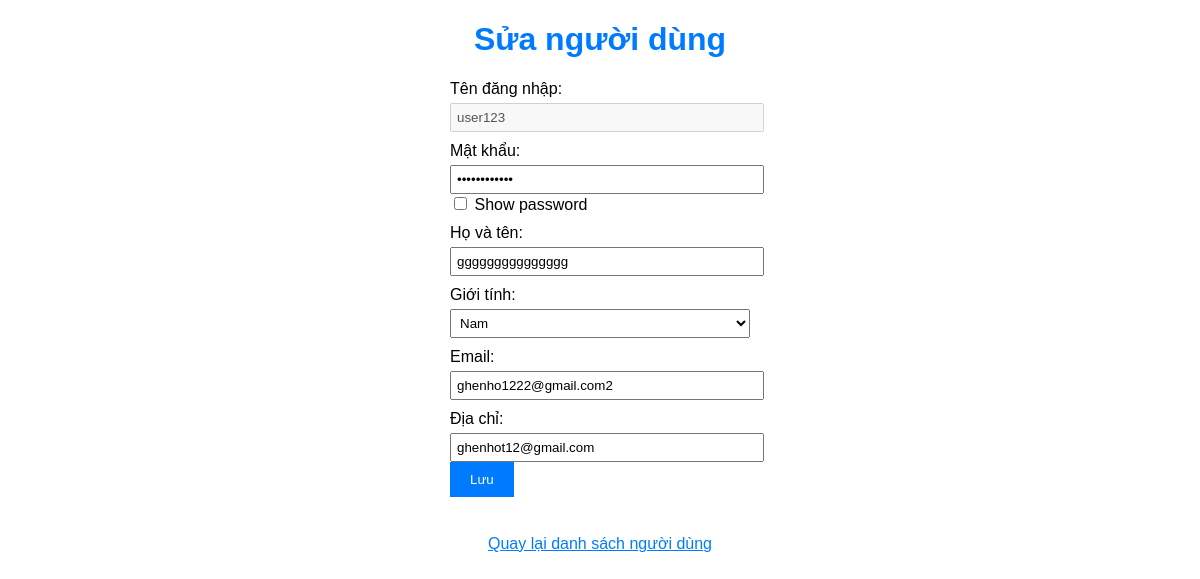
/layout/edit_user.php?id=11, run on the app's committed database.
### tables this page shows
CREATE TABLE `users` (
  `user_id` int(11) NOT NULL,
  `username` varchar(50) NOT NULL,
  `password` varchar(255) NOT NULL,
  `full_name` varchar(100) DEFAULT NULL,
  `sex` enum('Male','Female') DEFAULT NULL,
  `email` varchar(100) NOT NULL,
  `address` varchar(200) DEFAULT NULL,
  `type` enum('user','admin') NOT NULL
);

### layout/edit_user.php (the view, shortened to what this page needs)
<!DOCTYPE html>
<html>
<head>
    <link rel="stylesheet" href="/css/edit_user.css">
</head>
<body>
    <?php
    include_once 'connect.php';
    if ($_SERVER["REQUEST_METHOD"] == "GET" && isset($_GET["id"])) {
        $user_id = $_GET["id"];
        $sql = "SELECT * FROM users WHERE user_id = $user_id";
        $result = $conn->query($sql);
        if ($result->num_rows == 1) {
            $row = $result->fetch_assoc();?>
            <h1>Sửa người dùng</h1>
            <form action="/action/process_edit_user.php" method="POST">
                <label for="username">Tên đăng nhập:</label>
                <input type="text" disabled id="username" name="username" value="<?php echo $row['username']; ?>" required>
                <br>
                <label for="password">Mật khẩu:</label>
                <input type="password" id="password" name="password" value="<?php echo $row['password']; ?>">
                <input type="checkbox" onclick="togglePassword()"> Show password
                <br>
                <label for="full_name">Họ và tên:</label>
                <input type="text" id="full_name" name="full_name" value="<?php echo $row['full_name']; ?>">
                <br>
                <label for="sex">Giới tính:</label>
                <select id="sex" name="sex">
                    <option value="Male" <?php if ($row['sex'] == 'Male') echo 'selected'; ?>>Nam</option>
                </select>
                <br>
                <label for="email">Email:</label>
                <input type="email" id="email" name="email" value="<?php echo $row['email']; ?>" required>
                <br>
                <label for="address">Địa chỉ:</label>
                <input type="text" id="address" name="address" value="<?php echo $row['address']; ?>">
                <br>
                <input type="submit" value="Lưu">
            </form>
            <br>
            <a href="/layout/display_users.php">Quay lại danh sách người dùng</a>
    <?php
        } else {
            echo "Không tìm thấy người dùng.";
        }
    } else {
        echo "Invalid request.";
    }
    ?>
</body>
</html>

### css/edit_user.css (style rules this page uses)
body { font-family: Arial, sans-serif; margin: 20px; }
h1 { color: #007bff; text-align: center; }
form { width: 300px; margin: 0 auto; }
label { display: block; margin-top: 10px; }
input[type="text"], input[type="password"], select, input[type="email"] { width: 100%; padding: 5px; margin-top: 5px; }
input[type="submit"] { padding: 10px 20px; background-color: #007bff; color: white; border: none; cursor: pointer; }
a { display: block; margin-top: 20px; color: #007bff; text-align: center; }

### data on the page
users: username "user123", full_name "ggggggggggggggg", sex "Nam", email "ghenho1222@gmail.com2", address "ghenhot12@gmail.com"
